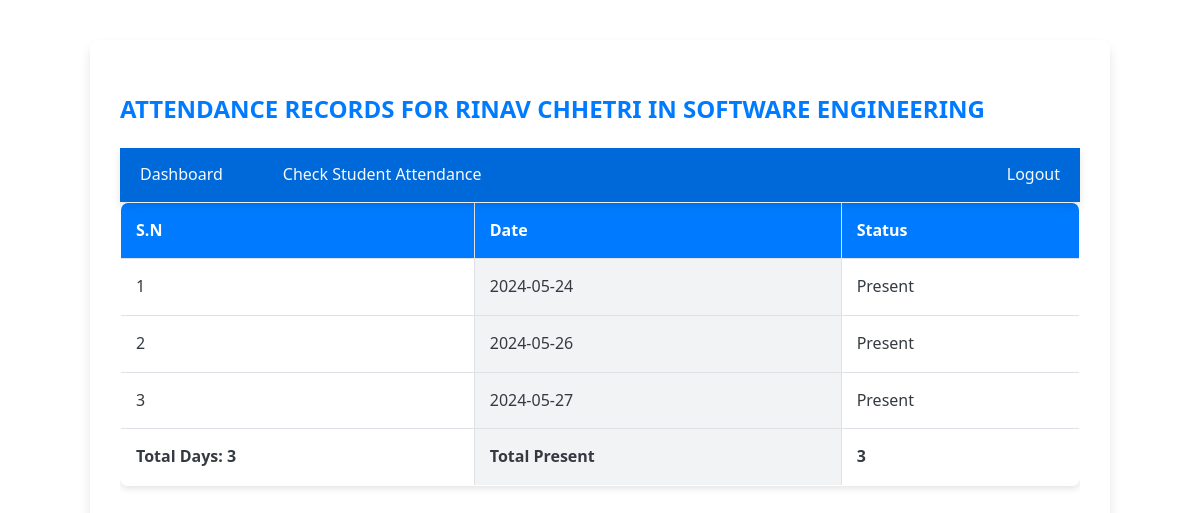
The page /instructor/manage_student/student_attendance.php?student_id=1&course_id=2 (signed in) on the database as committed earlier.
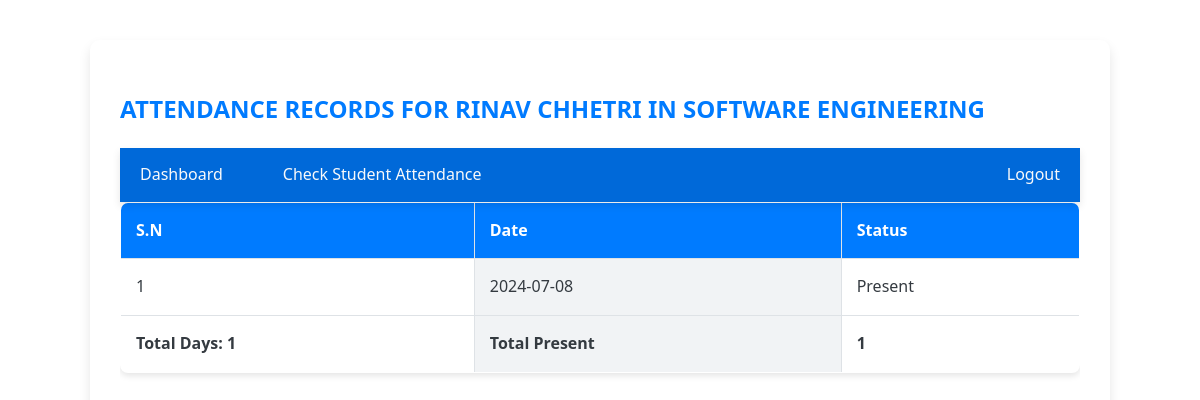
The same page on the database as committed later.
### tables this page shows
CREATE TABLE `students` (
  `student_id` int(11) NOT NULL,
  `first_name` varchar(50) NOT NULL,
  `last_name` varchar(50) NOT NULL,
  `email` varchar(100) NOT NULL,
  `semester` int(11) NOT NULL DEFAULT '1',
  `date_of_birth` date DEFAULT NULL,
  `enrollment_date` date DEFAULT NULL
);

CREATE TABLE `courses` (
  `course_id` int(11) NOT NULL,
  `course_name` varchar(100) NOT NULL,
  `course_description` text,
  `semester` int(11) DEFAULT NULL
);

CREATE TABLE `attendance` (
  `attendance_id` int(11) NOT NULL,
  `student_id` int(11) DEFAULT NULL,
  `course_id` int(11) DEFAULT NULL,
  `attendance_date` date DEFAULT NULL,
  `status` enum('Present','Absent','Late') NOT NULL
);

### instructor/manage_student/student_attendance.php (the view, shortened to what this page needs)
<?php
include '../../db_connect.php';
$message = '';
$attendance = [];
$student_name = '';
$course_name = '';
$student_id = isset($_GET['student_id']) ? $_GET['student_id'] : null;
$course_id = isset($_GET['course_id']) ? $_GET['course_id'] : null;
if (!$student_id || !$course_id) {
    $message = "Invalid student or course.";
} else {
    $sql_student_name = "SELECT first_name, last_name FROM Students WHERE student_id = ?";
    $stmt_student_name = $conn->prepare($sql_student_name);
    $stmt_student_name->bind_param("i", $student_id);
    $stmt_student_name->execute();
    $result_student_name = $stmt_student_name->get_result();
    $row_student_name = $result_student_name->fetch_assoc();
    $student_name = $row_student_name['first_name'] . ' ' . $row_student_name['last_name'];
    $sql_course_name = "SELECT course_name FROM courses WHERE course_id = ?";
    $stmt_course_name = $conn->prepare($sql_course_name);
    $stmt_course_name->bind_param("i", $course_id);
    $stmt_course_name->execute();
    $result_course_name = $stmt_course_name->get_result();
    $row_course_name = $result_course_name->fetch_assoc();
    $course_name = $row_course_name['course_name'];
    $sql_attendance = "SELECT attendance_date, status
                       FROM Attendance
                       WHERE student_id = ? AND course_id = ?
                       ORDER BY attendance_date ASC";
    $stmt_attendance = $conn->prepare($sql_attendance);
    if (!$stmt_attendance) {
        $message = "Prepare failed: " . mysqli_error($conn);
    } else {
        $stmt_attendance->bind_param("ii", $student_id, $course_id);
        $stmt_attendance->execute();
        $result_attendance = $stmt_attendance->get_result();
        if ($result_attendance->num_rows > 0) {
            $attendance = $result_attendance->fetch_all(MYSQLI_ASSOC);
        } else {
            $message = "No attendance records found for the selected student.";
        }
    }
}
?>
<!DOCTYPE html>
<html>
<head>
    <link rel="stylesheet" href="/css/style.css">
</head>
<body class="container">
    <h2>Attendance Records for <?php echo htmlspecialchars($student_name); ?> in <?php echo htmlspecialchars($course_name); ?></h2>
    <?php include '../components/navbar.php'; ?>
    <?php if (!empty($attendance)) : ?>
        <div style="overflow-x: auto;">
            <table>
                <thead>
                    <tr>
                        <th>S.N</th>
                        <th>Date</th>
                        <th>Status</th>
                    </tr>
                </thead>
                <tbody>
                    <?php
                    $sn = 1;
                    $total_present = 0;
                    foreach ($attendance as $record) :
                        if ($record['status'] == 'Present') {
                            $total_present++;
                        }
                    ?>
                        <tr>
                            <td><?= $sn++ ?></td>
                            <td><?= htmlspecialchars($record['attendance_date']) ?></td>
                            <td><?= htmlspecialchars($record['status']) ?></td>
                        </tr>
                    <?php endforeach; ?>
                    <tr>
                        <td><strong>Total Days: <?= $sn-1 ?></strong></td>
                        <td><strong>Total Present</strong></td>
                        <td><strong><?= $total_present ?></strong></td>
                    </tr>
                </tbody>
            </table>
        </div>
    <?php else : ?>
        <p><?= htmlspecialchars($message) ?></p>
    <?php endif; ?>
</body>
</html>

### instructor/components/navbar.php
<div class="navbar">
    <a href="/instructor/">Dashboard</a>
    <a href="/student_attendance.php">Check Student Attendance</a>
    <a href="/instructor/logout.php" style="float:right;">Logout</a>
</div>

### css/style.css (style rules this page uses)
body { font-family: 'Segoe UI', Tahoma, Geneva, Verdana, sans-serif; background-color: #f8f9fa; margin: 0; padding: 0; line-height: 1.6; color: #343a40; }
.container { width: 80%; margin: 40px auto; padding: 30px; background-color: #ffffff; box-shadow: 0 6px 12px rgba(0, 0, 0, 0.1); border-radius: 10px; }
h2 { color: #007bff; margin-bottom: 20px; font-weight: 700; text-transform: uppercase; }
table { width: 100%; border-collapse: collapse; margin-bottom: 20px; background-color: #ffffff; border-radius: 8px; overflow: hidden; box-shadow: 0 3px 6px rgba(0, 0, 0, 0.1); }
table, th, td { border: 1px solid #dee2e6; }
th, td { padding: 15px; text-align: left; }
th { background-color: #007bff; color: white; font-weight: 600; }
td { background-color: #ffffff; }
td:nth-child(even) { background-color: #f1f3f5; }
a { color: #007bff; text-decoration: none; transition: color 0.3s; }
.navbar { overflow: hidden; background-color: #0069d9; box-shadow: 0 4px 8px rgba(0, 0, 0, 0.1); position: sticky; top: 0; z-index: 1000; }
.navbar a { float: left; display: block; color: #f8f9fa; text-align: center; padding: 14px 20px; text-decoration: none; transition: background-color 0.3s, color 0.3s; margin-right: 20px; }
.navbar a:last-child { margin-right: 0; }

Rows that differ between the two databases and show on the page:
removed attendance: attendance_date "2024-05-24", status "Present"
removed attendance: attendance_date "2024-05-26", status "Present"
removed attendance: attendance_date "2024-05-27", status "Present"
added attendance: attendance_date "2024-07-08", status "Present"
Other text that changed with them:
$sn-1: "3" → "1"
$total_present: "3" → "1"
